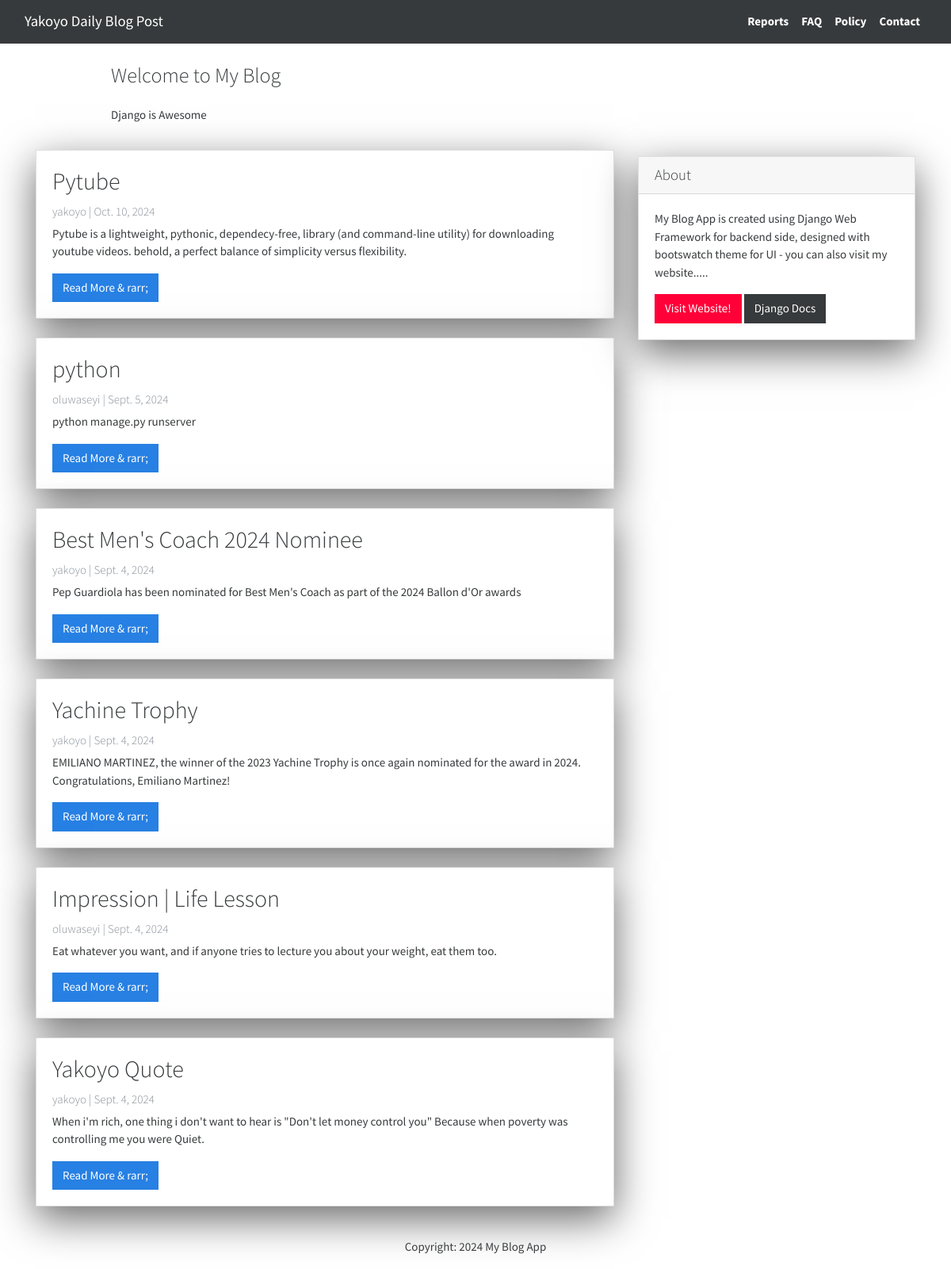
The page / on the database its author committed.
### punch/models.py (models this page shows, shortened)
class Post(models.Model):
    title = models.CharField(max_length=200, unique=True)
    slug = models.SlugField(max_length=200, unique=True)
    author = models.ForeignKey(User, on_delete=models.CASCADE, related_name='blog_post')
    created_on = models.DateField(auto_now_add=True)
    updated_on = models.DateField(auto_now=True)
    content = models.TextField()
    status = models.IntegerField(choices=STATUS, default=0)
    class Meta:
        ordering = ['-created_on']

### punch/views.py (the view)
# urls.py: path('', views.PostList.as_view(), name='home'),
class PostList(generic.ListView):
    queryset = Post.objects.filter(status=1).order_by('-created_on')
    template_name = 'index.html'

### punch/templates/index.html (shortened to what this page needs)
{% extends "base.html" %}
{% block content %}
<header class="masthead">
    <div class="container">
        <div class="row">
            <div class="col-md-8 col-md-10 mx-auto">
                <div class="site-heading">
                    <h3 class="site-heading my-4 mt-3 text-black">Welcome to My  Blog</h3>
                    <p class="text-dark">Django is Awesome</p>
                </div>
            </div>
        </div>
    </div>
</header>
<div class="container">
    <div class="row">
        <div class="col-md-8 mt-3 left">
            {% for post in post_list %}
            <div class="card mb-4">
                <div class="card-body">
                    <h2 class="card-title">{{ post.title }}</h2>
                    <p class="card-text text-muted h6">{{ post.author }} | {{ post.created_on }}</p>
                    <p class="card-text">{{ post.content|slice:":200"}}</p>
                    <a href="{% url 'post_detail' post.slug %}" class="btn btn-primary">Read More & rarr;</a>
                </div>
            </div>
            {% endfor %}
        </div>
        {% block sidebar %} {% include 'sidebar.html' %} {% endblock sidebar %}
    </div>
</div>
{% endblock content %}

### punch/templates/base.html (shortened to what this page needs)
<!DOCTYPE html>
<html>
<head>
    <link rel="stylesheet" href="https://cdn.jsdelivr.net/npm/bootswatch@4.5.2/dist/cosmo/bootstrap.min.css">
</head>
<body>
    <nav class="navbar navbar-expand-lg bg-dark" data-bs-theme="dark">
    <div class="container-fluid">
      <a class="navbar-brand text-white" href="{% url 'home' %}"> Yakoyo Daily Blog Post</a>
      <div class="collapse navbar-collapse" id="navbarColor02">
        <ul class="navbar-nav ml-auto">
          <li class="nav-item text-white">
            <a class="nav-link active text-white font-weight-bold" href="#">Reports
            </a>
          </li>
          <li class="nav-item text-white">
            <a class="nav-link active text-white font-weight-bold" href="#">FAQ
            </a>
          </li>
          <li class="nav-item text-white">
            <a class="nav-link text-white font-weight-bold" href="#">Policy</a>
          </li>
          <li class="nav-item text-white">
            <a class="nav-link text-white font-weight-bold" href="#">Contact</a>
          </li>
        </ul>
      </div>
    </div>
  </nav>
  {% block content %}
  {% endblock content %}
    <footer class="py-3 bg-gray">
        <p class="m-0 text-dark text-center">Copyright: 2024 My Blog App</p>
    </footer>
</body>
</html>

### punch/templates/sidebar.html (shortened to what this page needs)
{% block sidebar %}
<div class="col-md-4 float-right">
    <div class="card my-4">
        <h5 class="card-header">About</h5>
        <div class="card-body">
            <p class="card-text">My Blog App is created using
                Django Web Framework for backend side, designed with bootswatch
                theme for UI - you can also visit my website.....
            </p>
            <a href="https://Yakoyo.com" class="btn btn-danger">Visit Website!</a>
            <a href="https://docs.djangoproject.com/en/3.1/" class="btn btn-secondary">Django Docs</a>
        </div>
    </div>
</div>
{% endblock sidebar %}

### punch/templates/sidebar.html (style rules this page uses)
.card { box-shadow: 0 16px 48px #6a6a6b; }

### rows shown on the page
Post: title "Pytube", author "yakoyo", created_on "Oct. 10, 2024", content "Pytube is a lightweight, pythonic, dependecy-free, library (and command-line utility) for downloading youtube videos. behold, a perfect balance of simplicity versus flexibility."
Post: title "python", author "oluwaseyi", created_on "Sept. 5, 2024", content "python manage.py runserver"
Post: title "Best Men's Coach 2024 Nominee", author "yakoyo", created_on "Sept. 4, 2024", content "Pep Guardiola has been nominated for Best Men's Coach as part of the 2024 Ballon d'Or awards"
Post: title "Yachine Trophy", author "yakoyo", created_on "Sept. 4, 2024", content "EMILIANO MARTINEZ, the winner of the 2023 Yachine Trophy is once again nominated for the award in 2024. Congratulations, Emiliano Martinez!"
Post: title "Impression | Life Lesson", author "oluwaseyi", created_on "Sept. 4, 2024", content "Eat whatever you want, and if anyone tries to lecture you about your weight, eat them too."
Post: title "Yakoyo Quote", author "yakoyo", created_on "Sept. 4, 2024", content "When i'm rich, one thing i don't want to hear is \"Don't let money control you\" Because when poverty was controlling me you were Quiet."
